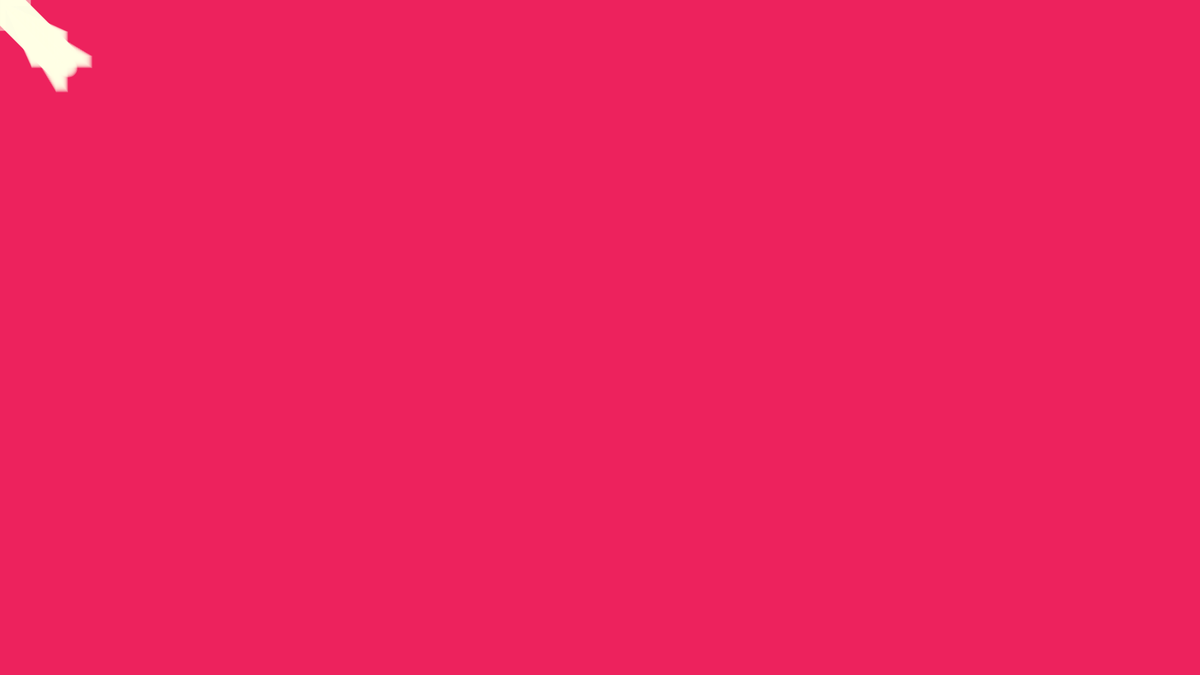
Frame 1 (no input)
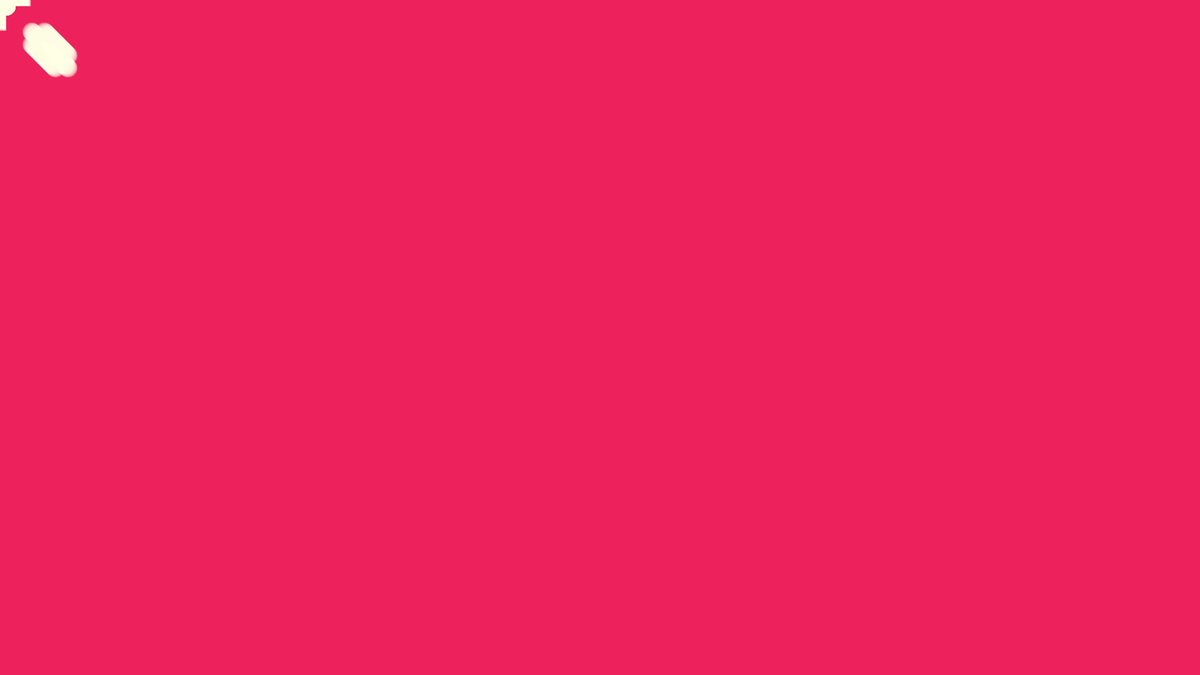
Frame 60 (no input)
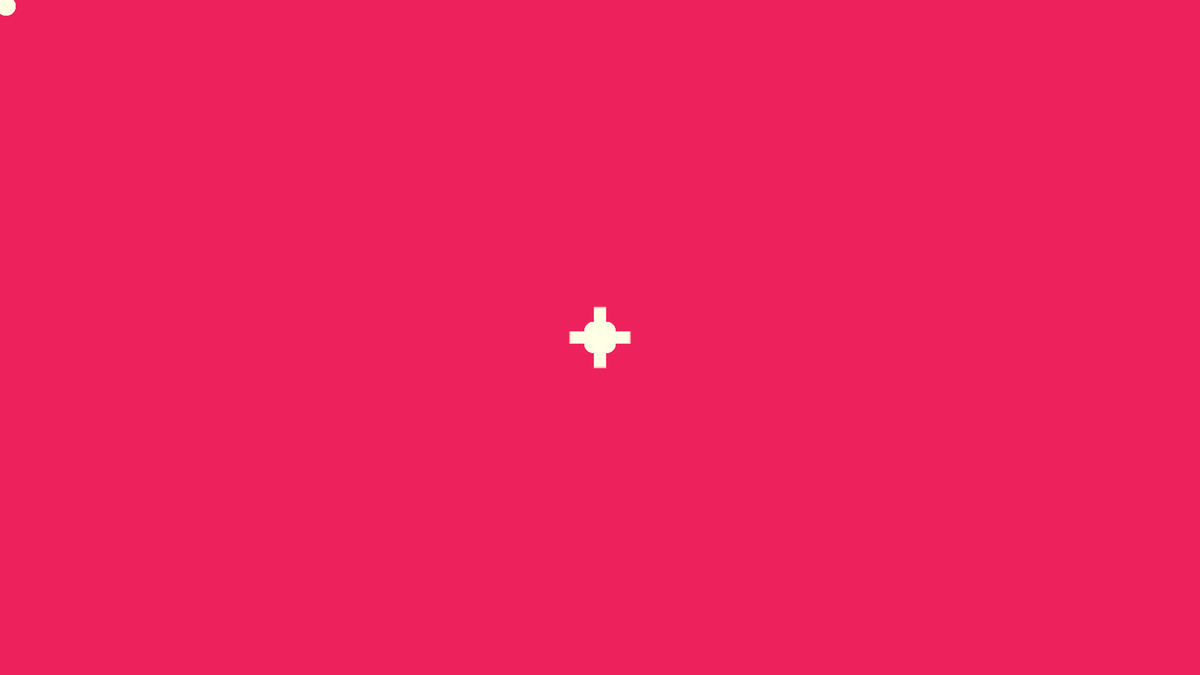
Frame 120 (the mouse pressed at the canvas centre since frame 60)

The p5.js sketch that drew these frames (run headless with seeded random() and noise() and a simulated clock; from frame 60 on, the mouse is pressed at the canvas centre):

// p5.js sketch
// ── sketch.js
let scale = 100;
let mx = [];
let my = [];

function setup() {
  createCanvas(1920, 1080);
  noStroke();
  fill(254,254,228,80);
  for (let i = 0; i < scale; i++) {
    mx.push(i);
    my.push(i);
  }
}

function draw() {
  background(237, 34, 93);

  // Cycle through the array, using a different entry on each frame.
  // Using modulo (%) like this is faster than moving all the values over.
  let track = frameCount % scale;
  mx[track] = mouseX;
  my[track] = mouseY;

  for (let i = 0; i < scale; i++) {
    // which+1 is the smallest (the oldest in the array)
    let position = (track + 1 + i) % scale;
    rectMode(CENTER);
    rect(mx[position], my[position], i, 0.2*i);
    rect(mx[position], my[position], 0.2*i, i);
    ellipse(mx[position]+10, my[position]+10, 30);
    ellipse(mx[position]-10, my[position]-10, 30);
    ellipse(mx[position]-10, my[position]+10, 30);
    ellipse(mx[position]+10, my[position]-10, 30);
  }
}
